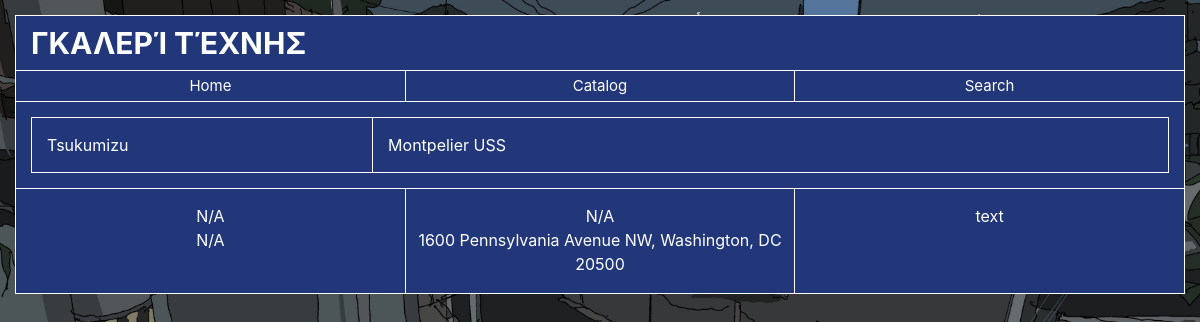
The page /catalog.php on the database as committed earlier.
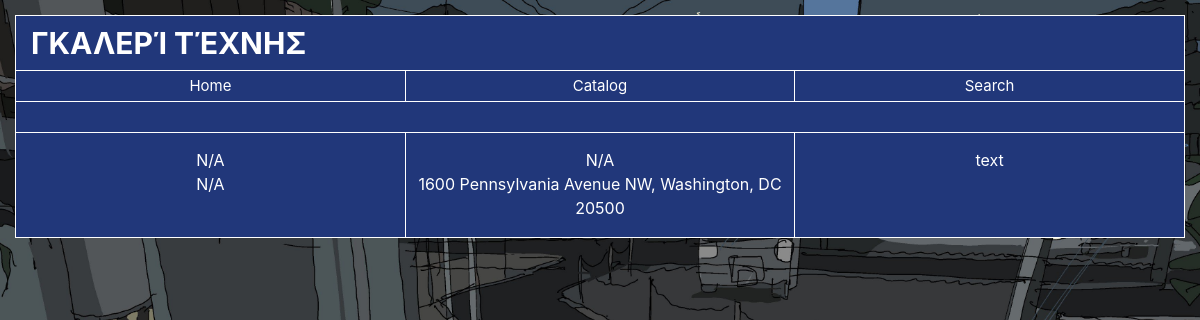
The same page on the database as committed later.
### tables this page shows
CREATE TABLE `tb_category` (
  `id` int(11) NOT NULL,
  `name` varchar(128) NOT NULL,
  `folder` varchar(128) NOT NULL,
  `description` text NOT NULL
);

### catalog.php (the view)
<?php
	require_once('head.php');
	require_once('config.php');
	$tages = mysqli_query($conn,'select category_id,group_concat(description) as description from tb_image where description!="" group by category_id');
	$arra = array();
	foreach($tages as $tags){
		$arra[$tags['category_id']][] = array_unique(preg_split('/[\s,\s+]/', $tags['description']));
	}
	$result = $conn->query('select * from tb_category');
?>
<div class="tiger-main">
	<table class="tiger-table">
		<?php
			$i=1;
			while($row = $result->fetch_assoc()) {
				sort($arra[$i][0]);
				echo '<tr>';
				echo '<td><a href="gallery.php?id=' . $row['id'] . '">' . $row['name'] . '</a>';
				echo '<td>';
				foreach($arra[$i][0] as $arr){
					echo $arr . ' ';
				}
				echo '</tr>';
				$i++;
			}
		?>
	</table>
</div>
<?php require_once('foot.php') ?>

### head.php (shortened to what this page needs)
<!DOCTYPE html>
<html>
<head>
	<link href="assets/css/bootstrap.min.css" rel="stylesheet">
	<link href="assets/css/style.css" rel="stylesheet">
</head>
<body>
    <div class="tiger-hull">
<table class="tiger-head">
            <tr class="tiger-head-head">
                <td colspan=4>
                    <?php
                        switch(mt_rand(1,8)){
                            case 8:
                                echo '<h1>Γκαλερί τέχνης</h1>';
                            break;
                        }
                    ?>
                </td>
            </tr>
            <tr class="tiger-head-nav">
                <td><a href="index.php"><button>Home</button></a></td>
				<td><a href="catalog.php"><button>Catalog</button></a></td>
                <td><a href="search.php"><button>Search</button></a></td>
            </tr>
        </table>

### foot.php
<table class="tiger-footer">
            <tr>
                <td><ul>
                    <li>N/A</li>
                    <li>N/A</li>
                </ul></td>
                <td class="tiger-footer-middle"><ul>
                    <li>N/A</li>
                    <li>1600 Pennsylvania Avenue NW, Washington, DC 20500</li>
                </ul></td>
                <td>text</td>
            </tr>
        </table>
    </div>
</body>
</html>

### assets/css/style.css (style rules this page uses)
.tiger-hull { max-width: 100%; border:1px solid white; margin:0 auto; text-align: justify; background-color:#21377a; color:white; }
.tiger-head td { padding:0; }
.tiger-head { background-color:#21377a; color:white; width:100%; border-bottom:1px solid white; padding:15px; border-collapse: collapse; }
.tiger-head-head td { padding-left:15px; text-transform: uppercase; }
.tiger-head-nav { border-top:1px solid white; }
.tiger-head-nav a button { background:none; color:white; border:none; width:100%; height:30px; font-size:15px; cursor:pointer; }
.tiger-head-nav td:nth-child(2) { border-left:1px solid white; border-right:1px solid white; }
.tiger-head-nav td { width:33.3333333%; }
.tiger-main { padding:15px; }
.tiger-footer td { width:33.3333333333%; padding-top:15px; text-align: center; }
.tiger-footer-middle { border-left:1px solid white; border-right:1px solid white; }
.tiger-footer { width:100%; border-top:1px solid white; padding:15px; border-collapse: collapse; }
.tiger-footer ul { list-style-type:none; }
.tiger-footer { width:100%; }
html { font-family: Calibri; line-height: 1.4em; }
body { margin:0; padding:15px; background-image: url("../images/1546740127619.jpg"); background-size: cover; background-position: center; background-repeat: no-repeat; background-attachment: fixed; }
h1,h2,h3,h4,h5 { margin:0; line-height: 1.8em; font-weight: bold; font-size:30px; }
ol,ul { padding-left:0; }
td { vertical-align: top; }
.tiger-table { width:100%; border-collapse: collapse; }
.tiger-table td:nth-child(1) { width:30%; }
.tiger-table td { border:1px solid white; padding:15px; }
.tiger-table td a { color:white; text-decoration: none; }

Rows that differ between the two databases and show on the page:
removed tb_category: name "Tsukumizu", arr "Montpelier", arr "USS"
